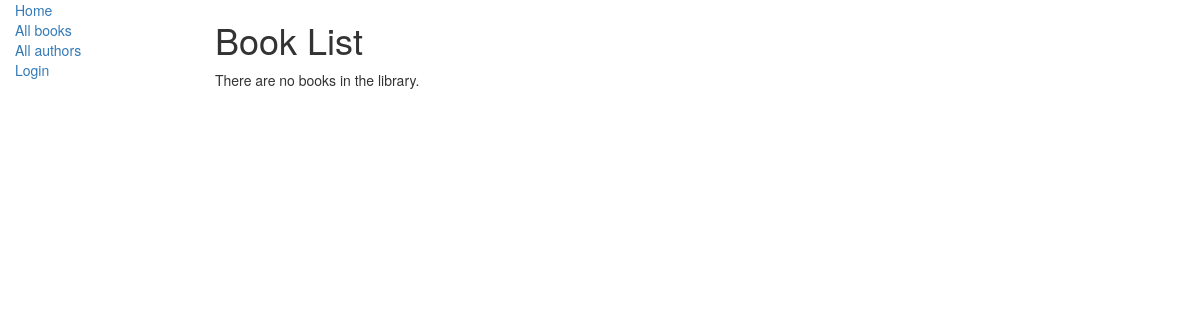
/catalog/books/, run on an earlier commit of the app's database.
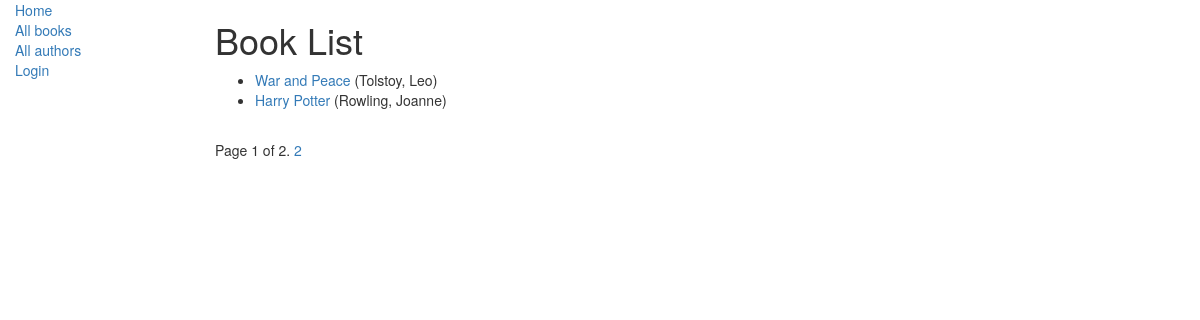
And on a later commit of the database.
### catalog/models.py (models this page shows, shortened)
class Book(models.Model):
    title = models.CharField(max_length=200)
    author = models.ForeignKey('Author', on_delete=models.SET_NULL, null=True)
    summary = models.TextField(max_length=1000, help_text="Enter a brief description of the book")
    isbn = models.CharField('ISBN', max_length=13, help_text='13 Character <a href="https://www.isbn-international.org/'
                                                             'conten/what-isbn>"ISBN number</a>')
    genre = models.ManyToManyField(Genre, help_text="Select genre for this book")
    def get_absolute_url(self):
        return reverse('book-detail', args=[str(self.id)])
    def display_genre(self):
        """
        Creates a string for the Genre. This is required to display genre in Admin.
        :return:
        """
        return ', '.join([genre.name for genre in self.genre.all()[:3]])
    display_genre.short_description = 'Genre'

class Author(models.Model):
    first_name = models.CharField(max_length=100)
    last_name = models.CharField(max_length=100)
    date_of_birth = models.DateField(null=True, blank=True)
    date_of_death = models.DateField('died', null=True, blank=True)
    def __str__(self):
        return '{last_name}, {first_name}'.format(last_name=self.last_name, first_name=self.first_name)

### catalog/views.py (the view)
class BookListView(generic.ListView):
    model = Book
    paginate_by = 2

### catalog/templates/catalog/book_list.html
{% extends "base_generic.html" %}
{% block content %}
<h1>Book List</h1>
{% if book_list %}
<ul>
    {% for book in book_list %}
    <li>
        <a href="{{ book.get_absolute_url }}">{{ book.title }}</a> ({{ book.author }})
    </li>
    {% endfor %}
</ul>
{% else %}
<p>There are no books in the library.</p>
{% endif %}
{% endblock %}

### catalog/templates/base_generic.html (shortened to what this page needs)
<!doctype html>
<html lang="en">
<head>
    <link rel="stylesheet" href="https://maxcdn.bootstrapcdn.com/bootstrap/3.3.7/css/bootstrap.min.css">
    {% load static %}
    <link rel="stylesheet" href="{% static 'css/styles.css' %}">
</head>
<body>
<div class="container-fluid">
    <div class="row">
        <div class="col-sm-2">
            {% block sidebar %}
            <ul class="sidebar-nav">
                <li><a href="{% url 'index' %}">Home</a></li>
                <li><a href="{% url 'books' %}">All books</a></li>
                <li><a href="{% url 'authors' %}">All authors</a></li>
                {% if user.is_authenticated %}
                <hr>
                <li>User: {{ user.get_username }}</li>
                <li><a href="{% url 'my-borrowed' %}">My Borrowed</a></li>
                <li><a href="{% url 'logout' %}?next={{ request.path }}">Logout</a></li>
                {% else %}
                <li><a href="{% url 'login' %}?next={{ request.path }}">Login</a></li>
                {% endif %}
            {% endblock %}
        </div>
        <div class="col-sm-10">
            {% block content %}{% endblock %}
            {% block pagination %}
            {% if is_paginated %}
            <div class="pagination">
                    <span class="page-links">
                        <span class="page-current">
                            Page {{ page_obj.number }} of {{ page_obj.paginator.num_pages }}.
                        </span>
                        {% if page_obj.has_next %}
                        <a href="{{ request.path }}?page={{ page_obj.next_page_number }}">
                            {{ page_obj.next_page_number }}</a>
                        {% endif %}
                    </span>
            </div>
            {% endif %}
            {% endblock %}
        </div>
    </div>
</div>
</body>
</html>

### catalog/static/css/styles.css (style rules this page uses)
.sidebar-nav { margin_top: 20px; padding: 0; list-style: none; }

What changed in the data, as far as the page shows it:
added Book: title "War and Peace", author "Tolstoy, Leo"
added Book: title "Harry Potter", author "Rowling, Joanne"
Also different on the page:
{{ page_obj.number }}: (not shown) → "1"
{{ page_obj.paginator.num_pages }}: (not shown) → "2"
{{ page_obj.next_page_number }}: (not shown) → "2"
text no longer shown: "There are no books in the library."
text now shown: "Page of ."
